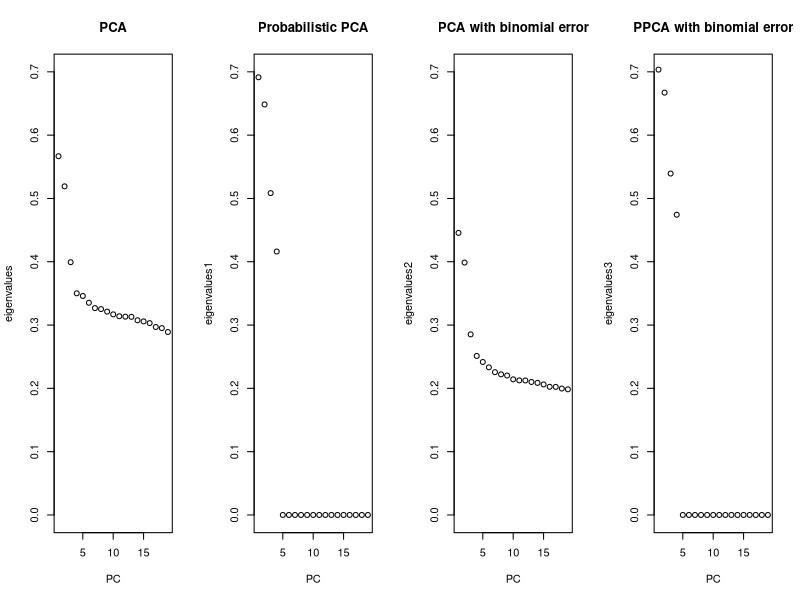

The R source for this figure:
library(MASS)

simple_sim <- function(N_SAMPLES,TRUE_RANK,N_SNPS,SIGMA){
  
  points = matrix(runif(N_SAMPLES * TRUE_RANK), nrow=N_SAMPLES)
  points <- rbind(points)
  
  C = points %*% t(points)
  P = (outer(diag(C), diag(C)) + C^2)
  Q = outer(diag(C), diag(C), `+`)  #useful matrix for later
  
  
  X1 = mvrnorm(N_SNPS, rep(0.5, N_SAMPLES), C)
  N1 = nrow(X1)
  
  #data with added noise
  X3 = X1 + rnorm(length(X1), 0.5, sqrt(SIGMA))
  X4 = pmax(pmin(X3, 1), 0)
  #d2=data + mvrnorm(N_SNPS, mu=rep(0, N_SAMPLES), Sigma=diag(NOISE, N_SAMPLES))
  X5 = t(apply(X4, 1, function(p)rbinom(ncol(X4), 2, p)))
  return(X5)
}

run_pca <- function(data){
  z = prcomp(data, center=F, scale=F)
  pcs = unname(t(z$rotation) * z$sdev)
  scores = z$x
  data_rec = z$x %*% (pcs/z$sdev)
  
  return(list(pcs = pcs, scores = scores, data_rec = data_rec, eval=z$sdev))
}

ppca_direct <- function(data, n_pcs=4, n_iter=1000, tol=1e-4, verbose=T){
  n_dims = ncol(data)
  #eq 31
  mu = rowMeans(data,na.rm=TRUE)
  centered_data = data - mu
  
  S = t(centered_data) %*% centered_data / nrow(data)
  SVD = svd(S)
  
  #eq 8
  sigma = sum(SVD$d[(n_pcs+1):n_dims]) / (n_dims - n_pcs)
  
  #eq 7
  W = SVD$u[,1:n_pcs] %*% sqrt(diag(SVD$d[1:n_pcs] - sigma))
  
  #reconstructing data and score mat
  
  T1= W %*% solve(t(W) %*% W)
  M= t(W) %*% W + (sigma * diag(n_pcs))
  xntn=solve(M) %*% t(W) %*% t(data)
  
  T_rec= t(T1 %*% M %*% xntn)
  
  scor=t(xntn)
  
  e = svd(W)
  pcs = e$u %*% diag(e$d)
  pcs = cbind(pcs, matrix(0, ncol=n_dims-n_pcs, nrow=n_dims))
  W = cbind(W, matrix(0, ncol=n_dims-n_pcs, nrow=n_dims))
  
  
  return(list(W=W, sigma=sigma, pcs=pcs, eval=e$d, evec=e$u,data_rec=T_rec, scores=scor))
}


double_center <- function(dist)
  t(dist - rowMeans(dist)) - rowMeans(dist) + mean(dist)

PCA1 <- function(data, n_pcs=4, tol=1e-4, verbose=T, normalized=T){
  n_dims = ncol(data)
  n_snps = nrow(data)
  
  if(normalized){ #such that data is between 0 and 1
    dhat = colMeans( data * (1-data))
    gram_mat <- t(data) %*% data / n_snps - diag(dhat)
    cm = double_center(gram_mat)
  } else{ #unnormalized version
    dhat = colMeans( data * (2-data))
    gram_mat <- t(data) %*% data / n_snps - diag(dhat)
    cm = double_center(gram_mat)
  }
  
  e = svd(cm)
  pcs = e$u %*% sqrt(diag(e$d)  )
  
  
  return(list(pcs=pcs, eval=e$d))
}


ppca_cor <- function(data, n_pcs=4, normalized=T){
  n_dims = ncol(data)
  n_snps = nrow(data)
  
  if(normalized){ #such that data is between 0 and 1
    dhat = colMeans( data * (1-data))
    gram_mat <- t(data) %*% data / n_snps - diag(dhat)
    cm = double_center(gram_mat)
  } else{ #unnormalized version
    dhat = colMeans( data * (2-data))
    gram_mat <- t(data) %*% data / n_snps - diag(dhat)
    cm = double_center(gram_mat)
  }
  
  SVD = svd(cm)
  
  #eq 8
  sigma = sum(SVD$d[(n_pcs+1):n_dims]) / (n_dims - n_pcs)
  
  #eq 7
  W = SVD$u[,1:n_pcs] %*% sqrt(diag(SVD$d[1:n_pcs] - sigma))
  e = svd(W)
  pcs = e$u %*% diag(e$d)
  pcs = cbind(pcs, matrix(0, ncol=n_dims-n_pcs, nrow=n_dims))
  
  
  return(list(W=W, sigma=sigma, pcs=pcs, eval=e$d, evec=e$u))
}




fstats_pca <- function(X3,method,npcs){
  
  data11=X3
  mu = rowMeans(data11,na.rm=TRUE)
  data = data11 - mu
  data = data/2
    
    if (method=='pca'){
      xxx=run_pca(data)
    }else if (method=='ppca_direct'){
      xxx = ppca_direct(as.matrix(data), n_pcs=npcs)
    }else if (method=='PCA1'){
      xxx = PCA1(as.matrix(data), n_pcs=npcs, normalized=TRUE)
    }else if (method=='ppca_cor'){
      xxx = ppca_cor(as.matrix(data), n_pcs=npcs, normalized=TRUE)
    }
  
  return(xxx)
  
}

plotf <- function(outf){
  
  N_SNPS = 100000
  N_SAMPLES = 20
  TRUE_RANK = 4
  N_PCS=4
  SIGMA=0.5
  
  X= simple_sim(N_SAMPLES=N_SAMPLES , TRUE_RANK=TRUE_RANK , N_SNPS=N_SNPS, SIGMA=SIGMA)
  xxx= fstats_pca(X3=X, method='pca', npcs=N_PCS)
  xxx1= fstats_pca(X3=X, method='ppca_direct', npcs=N_PCS)
  xxx2= fstats_pca(X3=X, method='PCA1', npcs=N_PCS)
  xxx3= fstats_pca(X3=X, method='ppca_cor', npcs=N_PCS)
  
  eigenvalues=xxx$eval[1:19]
  PC=1:19
  #plot(PC, eigenvalues, main="PCA", ylim=c(0,1.7))
  eigenvalues1=c(sqrt(xxx1$eval),rep(0,15))
  #plot(PC, eigenvalues1, main="Probabilistic PCA", ylim=c(0,1.7))
  eigenvalues2=xxx2$eval[1:19]
  eigenvalues3=c(sqrt(xxx3$eval),rep(0,15))
  
  png(file=outf, width=600, height=350)
  par(mfrow=c(1,4))
  plot(PC, eigenvalues, main="PCA", ylim=c(0,0.7))
  plot(PC, eigenvalues1, main="Probabilistic PCA", ylim=c(0,0.7))
  plot(PC, eigenvalues2, main="PCA with binomial error", ylim=c(0,0.7))
  plot(PC, eigenvalues3, main="PPCA with binomial error", ylim=c(0,0.7))
  dev.off()
  
}

plotf(outf=snakemake@output[["outf"]])